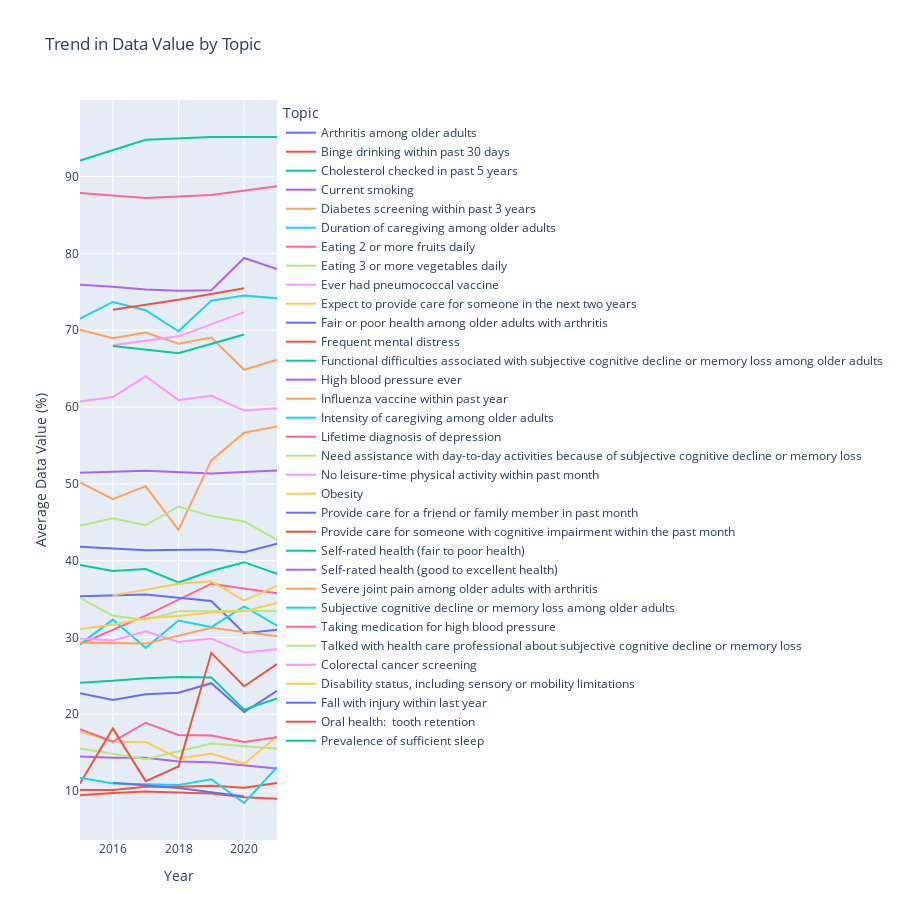

The notebook cell this image was saved under:
### Code cell
# Group by 'YearStart' and 'Topic', then calculate the mean of 'Data_Value'
avg_data = df_cleaned_filtered.groupby(['YearStart', 'Topic'])['Data_Value'].mean().reset_index()

# Create an interactive line plot
fig = px.line(avg_data, x='YearStart', y='Data_Value', color='Topic',
              labels={'Data_Value': 'Average Data Value (%)', 'YearStart': 'Year'},
              title='Trend in Data Value by Topic')

fig.update_layout(
  height=920
)

fig.show()

### Figure 1 — Plotly figure (JSON) as saved in the notebook; plotly's stock layout.template omitted (floating-point values rounded to 4 significant figures)
{"data": [{"hovertemplate": "Topic=Arthritis among older adults<br>Year=%{x}<br>Average Data Value (%)=%{y}<extra></extra>", "legendgroup": "Arthritis among older adults", "line": {"color": "#636efa", "dash": "solid"}, "marker": {"symbol": "circle"}, "mode": "lines", "name": "Arthritis among older adults", "orientation": "v", "showlegend": true, "type": "scatter", "x": [2015, 2017, 2019, 2020, 2021], "xaxis": "x", "y": [41.8, 41.35, 41.45, 41.1, 42.2], "yaxis": "y"}, {"hovertemplate": "Topic=Binge drinking within past 30 days<br>Year=%{x}<br>Average Data Value (%)=%{y}<extra></extra>", "legendgroup": "Binge drinking within past 30 days", "line": {"color": "#EF553B", "dash": "solid"}, "marker": {"symbol": "circle"}, "mode": "lines", "name": "Binge drinking within past 30 days", "orientation": "v", "showlegend": true, "type": "scatter", "x": [2015, 2016, 2017, 2018, 2019, 2020, 2021], "xaxis": "x", "y": [9.45, 9.75, 9.95, 9.8, 9.7, 9.2, 9], "yaxis": "y"}, {"hovertemplate": "Topic=Cholesterol checked in past 5 years<br>Year=%{x}<br>Average Data Value (%)=%{y}<extra></extra>", "legendgroup": "Cholesterol checked in past 5 years", "line": {"color": "#00cc96", "dash": "solid"}, "marker": {"symbol": "circle"}, "mode": "lines", "name": "Cholesterol checked in past 5 years", "orientation": "v", "showlegend": true, "type": "scatter", "x": [2015, 2017, 2019, 2021], "xaxis": "x", "y": [92.1, 94.8, 95.15, 95.15], "yaxis": "y"}, {"hovertemplate": "Topic=Current smoking<br>Year=%{x}<br>Average Data Value (%)=%{y}<extra></extra>", "legendgroup": "Current smoking", "line": {"color": "#ab63fa", "dash": "solid"}, "marker": {"symbol": "circle"}, "mode": "lines", "name": "Current smoking", "orientation": "v", "showlegend": true, "type": "scatter", "x": [2015, 2016, 2017, 2018, 2019, 2020, 2021], "xaxis": "x", "y": [14.5, 14.35, 14.35, 13.85, 13.75, 13.35, 12.95], "yaxis": "y"}, {"hovertemplate": "Topic=Diabetes screening within past 3 years<br>Year=%{x}<br>Average Data Value (%)=%{y}<extra></extra>", "legendgroup": "Diabetes screening within past 3 years", "line": {"color": "#FFA15A", "dash": "solid"}, "marker": {"symbol": "circle"}, "mode": "lines", "name": "Diabetes screening within past 3 years", "orientation": "v", "showlegend": true, "type": "scatter", "x": [2015, 2016, 2017, 2018, 2019, 2020, 2021], "xaxis": "x", "y": [70.05, 68.95, 69.7, 68.25, 69.05, 64.85, 66.15], "yaxis": "y"}, {"hovertemplate": "Topic=Duration of caregiving among older adults<br>Year=%{x}<br>Average Data Value (%)=%{y}<extra></extra>", "legendgroup": "Duration of caregiving among older adults", "line": {"color": "#19d3f3", "dash": "solid"}, "marker": {"symbol": "circle"}, "mode": "lines", "name": "Duration of caregiving among older adults", "orientation": "v", "showlegend": true, "type": "scatter", "x": [2015, 2016, 2017, 2018, 2019, 2020, 2021], "xaxis": "x", "y": [71.5, 73.67, 72.6, 69.85, 73.85, 74.5, 74.15], "yaxis": "y"}, {"hovertemplate": "Topic=Eating 2 or more fruits daily<br>Year=%{x}<br>Average Data Value (%)=%{y}<extra></extra>", "legendgroup": "Eating 2 or more fruits daily", "line": {"color": "#FF6692", "dash": "solid"}, "marker": {"symbol": "circle"}, "mode": "lines", "name": "Eating 2 or more fruits daily", "orientation": "v", "showlegend": true, "type": "scatter", "x": [2015, 2017, 2019, 2021], "xaxis": "x", "y": [29.15, 32.85, 37, 35.75], "yaxis": "y"}, {"hovertemplate": "Topic=Eating 3 or more vegetables daily<br>Year=%{x}<br>Average Data Value (%)=%{y}<extra></extra>", "legendgroup": "Eating 3 or more vegetables daily", "line": {"color": "#B6E880", "dash": "solid"}, "marker": {"symbol": "circle"}, "mode": "lines", "name": "Eating 3 or more vegetables daily", "orientation": "v", "showlegend": true, "type": "scatter", "x": [2015, 2017, 2019, 2021], "xaxis": "x", "y": [15.55, 14.15, 16.2, 15.5], "yaxis": "y"}, {"hovertemplate": "Topic=Ever had pneumococcal vaccine<br>Year=%{x}<br>Average Data Value (%)=%{y}<extra></extra>", "legendgroup": "Ever had pneumococcal vaccine", "line": {"color": "#FF97FF", "dash": "solid"}, "marker": {"symbol": "circle"}, "mode": "lines", "name": "Ever had pneumococcal vaccine", "orientation": "v", "showlegend": true, "type": "scatter", "x": [2015, 2016, 2017, 2018, 2019, 2020, 2021], "xaxis": "x", "y": [60.7, 61.3, 64, 60.9, 61.45, 59.55, 59.85], "yaxis": "y"}, {"hovertemplate": "Topic=Expect to provide care for someone in the next two years<br>Year=%{x}<br>Average Data Value (%)=%{y}<extra></extra>", "legendgroup": "Expect to provide care for someone in the next two years", "line": {"color": "#FECB52", "dash": "solid"}, "marker": {"symbol": "circle"}, "mode": "lines", "name": "Expect to provide care for someone in the next two years", "orientation": "v", "showlegend": true, "type": "scatter", "x": [2015, 2016, 2017, 2018, 2019, 2020, 2021], "xaxis": "x", "y": [17.75, 16.43, 16.4, 14.25, 14.9, 13.55, 17.15], "yaxis": "y"}, {"hovertemplate": "Topic=Fair or poor health among older adults with arthritis<br>Year=%{x}<br>Average Data Value (%)=%{y}<extra></extra>", "legendgroup": "Fair or poor health among older adults with arthritis", "line": {"color": "#636efa", "dash": "solid"}, "marker": {"symbol": "circle"}, "mode": "lines", "name": "Fair or poor health among older adults with arthritis", "orientation": "v", "showlegend": true, "type": "scatter", "x": [2015, 2017, 2019, 2020, 2021], "xaxis": "x", "y": [35.35, 35.6, 34.75, 30.55, 31], "yaxis": "y"}, {"hovertemplate": "Topic=Frequent mental distress<br>Year=%{x}<br>Average Data Value (%)=%{y}<extra></extra>", "legendgroup": "Frequent mental distress", "line": {"color": "#EF553B", "dash": "solid"}, "marker": {"symbol": "circle"}, "mode": "lines", "name": "Frequent mental distress", "orientation": "v", "showlegend": true, "type": "scatter", "x": [2015, 2016, 2017, 2018, 2019, 2020, 2021], "xaxis": "x", "y": [10.15, 10.15, 10.55, 10.55, 10.7, 10.45, 11.05], "yaxis": "y"}, {"hovertemplate": "Topic=Functional difficulties associated with subjective cognitive decline or memory loss among older adults<br>Year=%{x}<br>Average Data Value (%)=%{y}<extra></extra>", "legendgroup": "Functional difficulties associated with subjective cognitive decline or memory loss among older adults", "line": {"color": "#00cc96", "dash": "solid"}, "marker": {"symbol": "circle"}, "mode": "lines", "name": "Functional difficulties associated with subjective cognitive decline or memory loss among older adults", "orientation": "v", "showlegend": true, "type": "scatter", "x": [2015, 2016, 2017, 2018, 2019, 2020, 2021], "xaxis": "x", "y": [39.45, 38.65, 38.9, 37.15, 38.65, 39.8, 38.3], "yaxis": "y"}, {"hovertemplate": "Topic=High blood pressure ever<br>Year=%{x}<br>Average Data Value (%)=%{y}<extra></extra>", "legendgroup": "High blood pressure ever", "line": {"color": "#ab63fa", "dash": "solid"}, "marker": {"symbol": "circle"}, "mode": "lines", "name": "High blood pressure ever", "orientation": "v", "showlegend": true, "type": "scatter", "x": [2015, 2017, 2019, 2021], "xaxis": "x", "y": [51.45, 51.7, 51.35, 51.75], "yaxis": "y"}, {"hovertemplate": "Topic=Influenza vaccine within past year<br>Year=%{x}<br>Average Data Value (%)=%{y}<extra></extra>", "legendgroup": "Influenza vaccine within past year", "line": {"color": "#FFA15A", "dash": "solid"}, "marker": {"symbol": "circle"}, "mode": "lines", "name": "Influenza vaccine within past year", "orientation": "v", "showlegend": true, "type": "scatter", "x": [2015, 2016, 2017, 2018, 2019, 2020, 2021], "xaxis": "x", "y": [50.2, 48, 49.7, 44, 53.05, 56.65, 57.45], "yaxis": "y"}, {"hovertemplate": "Topic=Intensity of caregiving among older adults<br>Year=%{x}<br>Average Data Value (%)=%{y}<extra></extra>", "legendgroup": "Intensity of caregiving among older adults", "line": {"color": "#19d3f3", "dash": "solid"}, "marker": {"symbol": "circle"}, "mode": "lines", "name": "Intensity of caregiving among older adults", "orientation": "v", "showlegend": true, "type": "scatter", "x": [2015, 2016, 2017, 2018, 2019, 2020, 2021], "xaxis": "x", "y": [29.1, 32.32, 28.65, 32.2, 31.35, 34.05, 31.55], "yaxis": "y"}, {"hovertemplate": "Topic=Lifetime diagnosis of depression<br>Year=%{x}<br>Average Data Value (%)=%{y}<extra></extra>", "legendgroup": "Lifetime diagnosis of depression", "line": {"color": "#FF6692", "dash": "solid"}, "marker": {"symbol": "circle"}, "mode": "lines", "name": "Lifetime diagnosis of depression", "orientation": "v", "showlegend": true, "type": "scatter", "x": [2015, 2016, 2017, 2018, 2019, 2020, 2021], "xaxis": "x", "y": [18.05, 16.45, 18.9, 17.3, 17.25, 16.4, 17], "yaxis": "y"}, {"hovertemplate": "Topic=Need assistance with day-to-day activities because of subjective cognitive decline or memory loss<br>Year=%{x}<br>Average Data Value (%)=%{y}<extra></extra>", "legendgroup": "Need assistance with day-to-day activities because of subjective cognitive decline or memory loss", "line": {"color": "#B6E880", "dash": "solid"}, "marker": {"symbol": "circle"}, "mode": "lines", "name": "Need assistance with day-to-day activities because of subjective cognitive decline or memory loss", "orientation": "v", "showlegend": true, "type": "scatter", "x": [2015, 2016, 2017, 2018, 2019, 2020, 2021], "xaxis": "x", "y": [35.15, 32.83, 32.3, 33.4, 33.4, 33.5, 33.4], "yaxis": "y"}, {"hovertemplate": "Topic=No leisure-time physical activity within past month<br>Year=%{x}<br>Average Data Value (%)=%{y}<extra></extra>", "legendgroup": "No leisure-time physical activity within past month", "line": {"color": "#FF97FF", "dash": "solid"}, "marker": {"symbol": "circle"}, "mode": "lines", "name": "No leisure-time physical activity within past month", "orientation": "v", "showlegend": true, "type": "scatter", "x": [2015, 2016, 2017, 2018, 2019, 2020, 2021], "xaxis": "x", "y": [29.85, 29.6, 30.8, 29.4, 29.85, 28.05, 28.45], "yaxis": "y"}, {"hovertemplate": "Topic=Obesity<br>Year=%{x}<br>Average Data Value (%)=%{y}<extra></extra>", "legendgroup": "Obesity", "line": {"color": "#FECB52", "dash": "solid"}, "marker": {"symbol": "circle"}, "mode": "lines", "name": "Obesity", "orientation": "v", "showlegend": true, "type": "scatter", "x": [2015, 2016, 2017, 2018, 2019, 2020, 2021], "xaxis": "x", "y": [31.1, 31.65, 32.5, 32.8, 33.25, 33.4, 34.5], "yaxis": "y"}, {"hovertemplate": "Topic=Provide care for a friend or family member in past month<br>Year=%{x}<br>Average Data Value (%)=%{y}<extra></extra>", "legendgroup": "Provide care for a friend or family member in past month", "line": {"color": "#636efa", "dash": "solid"}, "marker": {"symbol": "circle"}, "mode": "lines", "name": "Provide care for a friend or family member in past month", "orientation": "v", "showlegend": true, "type": "scatter", "x": [2015, 2016, 2017, 2018, 2019, 2020, 2021], "xaxis": "x", "y": [22.75, 21.85, 22.6, 22.8, 24.05, 20.3, 23.05], "yaxis": "y"}, {"hovertemplate": "Topic=Provide care for someone with cognitive impairment within the past month<br>Year=%{x}<br>Average Data Value (%)=%{y}<extra></extra>", "legendgroup": "Provide care for someone with cognitive impairment within the past month", "line": {"color": "#EF553B", "dash": "solid"}, "marker": {"symbol": "circle"}, "mode": "lines", "name": "Provide care for someone with cognitive impairment within the past month", "orientation": "v", "showlegend": true, "type": "scatter", "x": [2015, 2016, 2017, 2018, 2019, 2020, 2021], "xaxis": "x", "y": [11, 18.15, 11.3, 13.2, 28, 23.65, 26.55], "yaxis": "y"}, {"hovertemplate": "Topic=Self-rated health (fair to poor health)<br>Year=%{x}<br>Average Data Value (%)=%{y}<extra></extra>", "legendgroup": "Self-rated health (fair to poor health)", "line": {"color": "#00cc96", "dash": "solid"}, "marker": {"symbol": "circle"}, "mode": "lines", "name": "Self-rated health (fair to poor health)", "orientation": "v", "showlegend": true, "type": "scatter", "x": [2015, 2016, 2017, 2018, 2019, 2020, 2021], "xaxis": "x", "y": [24.1, 24.35, 24.7, 24.85, 24.8, 20.6, 22.05], "yaxis": "y"}, {"hovertemplate": "Topic=Self-rated health (good to excellent health)<br>Year=%{x}<br>Average Data Value (%)=%{y}<extra></extra>", "legendgroup": "Self-rated health (good to excellent health)", "line": {"color": "#ab63fa", "dash": "solid"}, "marker": {"symbol": "circle"}, "mode": "lines", "name": "Self-rated health (good to excellent health)", "orientation": "v", "showlegend": true, "type": "scatter", "x": [2015, 2016, 2017, 2018, 2019, 2020, 2021], "xaxis": "x", "y": [75.9, 75.65, 75.3, 75.15, 75.2, 79.4, 77.95], "yaxis": "y"}, {"hovertemplate": "Topic=Severe joint pain among older adults with arthritis<br>Year=%{x}<br>Average Data Value (%)=%{y}<extra></extra>", "legendgroup": "Severe joint pain among older adults with arthritis", "line": {"color": "#FFA15A", "dash": "solid"}, "marker": {"symbol": "circle"}, "mode": "lines", "name": "Severe joint pain among older adults with arthritis", "orientation": "v", "showlegend": true, "type": "scatter", "x": [2015, 2017, 2019, 2021], "xaxis": "x", "y": [29.3, 29.2, 31.25, 30.15], "yaxis": "y"}, {"hovertemplate": "Topic=Subjective cognitive decline or memory loss among older adults<br>Year=%{x}<br>Average Data Value (%)=%{y}<extra></extra>", "legendgroup": "Subjective cognitive decline or memory loss among older adults", "line": {"color": "#19d3f3", "dash": "solid"}, "marker": {"symbol": "circle"}, "mode": "lines", "name": "Subjective cognitive decline or memory loss among older adults", "orientation": "v", "showlegend": true, "type": "scatter", "x": [2015, 2016, 2017, 2018, 2019, 2020, 2021], "xaxis": "x", "y": [11.75, 10.97, 10.9, 10.8, 11.55, 8.45, 13.1], "yaxis": "y"}, {"hovertemplate": "Topic=Taking medication for high blood pressure<br>Year=%{x}<br>Average Data Value (%)=%{y}<extra></extra>", "legendgroup": "Taking medication for high blood pressure", "line": {"color": "#FF6692", "dash": "solid"}, "marker": {"symbol": "circle"}, "mode": "lines", "name": "Taking medication for high blood pressure", "orientation": "v", "showlegend": true, "type": "scatter", "x": [2015, 2017, 2019, 2021], "xaxis": "x", "y": [87.85, 87.2, 87.6, 88.75], "yaxis": "y"}, {"hovertemplate": "Topic=Talked with health care professional about subjective cognitive decline or memory loss<br>Year=%{x}<br>Average Data Value (%)=%{y}<extra></extra>", "legendgroup": "Talked with health care professional about subjective cognitive decline or memory loss", "line": {"color": "#B6E880", "dash": "solid"}, "marker": {"symbol": "circle"}, "mode": "lines", "name": "Talked with health care professional about subjective cognitive decline or memory loss", "orientation": "v", "showlegend": true, "type": "scatter", "x": [2015, 2016, 2017, 2018, 2019, 2020, 2021], "xaxis": "x", "y": [44.55, 45.52, 44.6, 47.05, 45.8, 45.1, 42.7], "yaxis": "y"}, {"hovertemplate": "Topic=Colorectal cancer screening<br>Year=%{x}<br>Average Data Value (%)=%{y}<extra></extra>", "legendgroup": "Colorectal cancer screening", "line": {"color": "#FF97FF", "dash": "solid"}, "marker": {"symbol": "circle"}, "mode": "lines", "name": "Colorectal cancer screening", "orientation": "v", "showlegend": true, "type": "scatter", "x": [2016, 2018, 2020], "xaxis": "x", "y": [68.05, 69.2, 72.35], "yaxis": "y"}, {"hovertemplate": "Topic=Disability status, including sensory or mobility limitations<br>Year=%{x}<br>Average Data Value (%)=%{y}<extra></extra>", "legendgroup": "Disability status, including sensory or mobility limitations", "line": {"color": "#FECB52", "dash": "solid"}, "marker": {"symbol": "circle"}, "mode": "lines", "name": "Disability status, including sensory or mobility limitations", "orientation": "v", "showlegend": true, "type": "scatter", "x": [2016, 2017, 2018, 2019, 2020, 2021], "xaxis": "x", "y": [35.5, 36.2, 37, 37.3, 34.8, 36.7], "yaxis": "y"}, {"hovertemplate": "Topic=Fall with injury within last year<br>Year=%{x}<br>Average Data Value (%)=%{y}<extra></extra>", "legendgroup": "Fall with injury within last year", "line": {"color": "#636efa", "dash": "solid"}, "marker": {"symbol": "circle"}, "mode": "lines", "name": "Fall with injury within last year", "orientation": "v", "showlegend": true, "type": "scatter", "x": [2016, 2018, 2020], "xaxis": "x", "y": [11.1, 10.4, 9.3], "yaxis": "y"}, {"hovertemplate": "Topic=Oral health:  tooth retention<br>Year=%{x}<br>Average Data Value (%)=%{y}<extra></extra>", "legendgroup": "Oral health:  tooth retention", "line": {"color": "#EF553B", "dash": "solid"}, "marker": {"symbol": "circle"}, "mode": "lines", "name": "Oral health:  tooth retention", "orientation": "v", "showlegend": true, "type": "scatter", "x": [2016, 2018, 2020], "xaxis": "x", "y": [72.65, 73.95, 75.45], "yaxis": "y"}, {"hovertemplate": "Topic=Prevalence of sufficient sleep<br>Year=%{x}<br>Average Data Value (%)=%{y}<extra></extra>", "legendgroup": "Prevalence of sufficient sleep", "line": {"color": "#00cc96", "dash": "solid"}, "marker": {"symbol": "circle"}, "mode": "lines", "name": "Prevalence of sufficient sleep", "orientation": "v", "showlegend": true, "type": "scatter", "x": [2016, 2018, 2020], "xaxis": "x", "y": [67.95, 67, 69.45], "yaxis": "y"}], "layout": {"height": 920, "legend": {"title": {"text": "Topic"}, "tracegroupgap": 0}, "title": {"text": "Trend in Data Value by Topic"}, "xaxis": {"anchor": "y", "domain": [0, 1], "title": {"text": "Year"}}, "yaxis": {"anchor": "x", "domain": [0, 1], "title": {"text": "Average Data Value (%)"}}}}
